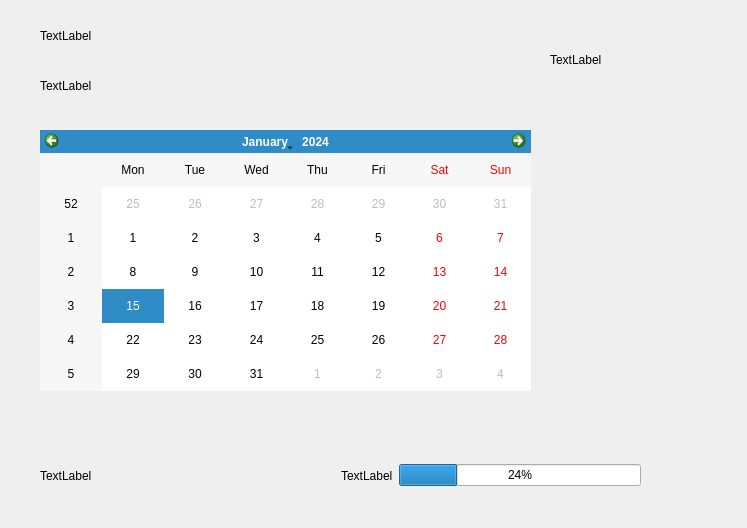
<?xml version="1.0" encoding="UTF-8"?>
<ui version="4.0">
 <class>PersonalInformation</class>
 <widget class="QWidget" name="PersonalInformation">
  <property name="geometry">
   <rect>
    <x>0</x>
    <y>0</y>
    <width>747</width>
    <height>528</height>
   </rect>
  </property>
  <property name="windowTitle">
   <string>Form</string>
  </property>
  <widget class="QLabel" name="label">
   <property name="geometry">
    <rect>
     <x>40</x>
     <y>20</y>
     <width>161</width>
     <height>31</height>
    </rect>
   </property>
   <property name="text">
    <string>TextLabel</string>
   </property>
  </widget>
  <widget class="QLabel" name="label_2">
   <property name="geometry">
    <rect>
     <x>40</x>
     <y>70</y>
     <width>141</width>
     <height>31</height>
    </rect>
   </property>
   <property name="text">
    <string>TextLabel</string>
   </property>
  </widget>
  <widget class="QCalendarWidget" name="calendarWidget">
   <property name="geometry">
    <rect>
     <x>40</x>
     <y>130</y>
     <width>491</width>
     <height>261</height>
    </rect>
   </property>
  </widget>
  <widget class="QLabel" name="label_3">
   <property name="geometry">
    <rect>
     <x>550</x>
     <y>24</y>
     <width>121</width>
     <height>71</height>
    </rect>
   </property>
   <property name="text">
    <string>TextLabel</string>
   </property>
  </widget>
  <widget class="QWidget" name="layoutWidget">
   <property name="geometry">
    <rect>
     <x>40</x>
     <y>440</y>
     <width>601</width>
     <height>71</height>
    </rect>
   </property>
   <layout class="QHBoxLayout" name="horizontalLayout">
    <item>
     <widget class="QLabel" name="label_5">
      <property name="text">
       <string>TextLabel</string>
      </property>
     </widget>
    </item>
    <item>
     <spacer name="horizontalSpacer">
      <property name="orientation">
       <enum>Qt::Horizontal</enum>
      </property>
      <property name="sizeHint" stdset="0">
       <size>
        <width>40</width>
        <height>20</height>
       </size>
      </property>
     </spacer>
    </item>
    <item>
     <widget class="QLabel" name="label_4">
      <property name="text">
       <string>TextLabel</string>
      </property>
     </widget>
    </item>
    <item>
     <widget class="QProgressBar" name="progressBar">
      <property name="value">
       <number>24</number>
      </property>
     </widget>
    </item>
   </layout>
  </widget>
 </widget>
 <resources/>
 <connections/>
</ui>
